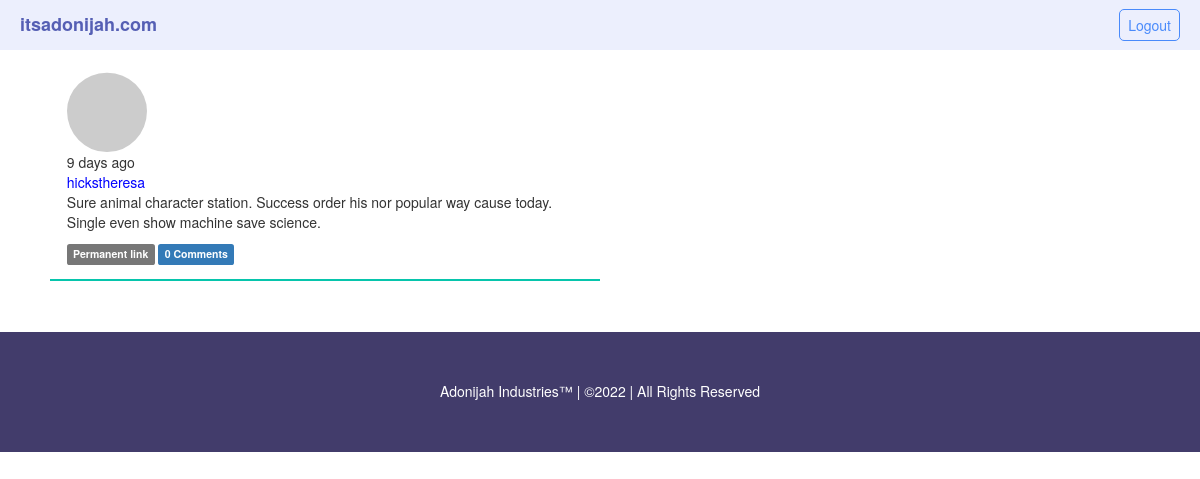
The page /post/2 (signed in) on the database its author committed.
### app/models.py (models this page shows, shortened)
class Post(db.Model):
    __tablename__='posts'
    id=db.Column(db.Integer,primary_key=True)
    body=db.Column(db.Text)
    timestamp=db.Column(db.DateTime,index=True,default=datetime.utcnow)
    body_html=db.Column(db.Text)
    author_id=db.Column(db.Integer,db.ForeignKey('users.id'))
    comments=db.relationship('Comment',backref='post',lazy='dynamic')

class User(UserMixin,db.Model):
    __tablename__='users'
    id=db.Column(db.Integer,primary_key=True,autoincrement=True)
    email=db.Column(db.String(64),unique=True,index=True)
    username=db.Column(db.String(64),unique=True,index=True)
    password_hash=db.Column(db.String(128))
    confirmed=db.Column(db.Boolean,default=False)
    name=db.Column(db.String(64))
    profile=db.Column(db.String(20),nullable=True)
    location=db.Column(db.String(64))
    about_me=db.Column(db.Text())
    member_since=db.Column(db.DateTime(),default=datetime.utcnow)
    last_seen=db.Column(db.DateTime(),default=datetime.utcnow)
    avatar_hash=db.Column(db.String(64))
    role_id=db.Column(db.Integer,db.ForeignKey('roles.id'))
    posts=db.relationship('Post',backref='author',lazy='dynamic')
    followed=db.relationship('Follow',foreign_keys=[Follow.follower_id],backref=db.backref('follower', lazy='joined'), lazy='dynamic', cascade='all, delete-orphan')
    followers = db.relationship('Follow', foreign_keys=[Follow.followed_id], backref=db.backref('followed', lazy='joined'), lazy='dynamic', cascade='all, delete-orphan')
    comments=db.relationship('Comment',backref='author',lazy='dynamic')
    @property
    def password(self):
        raise AttributeError('Password is not a readable attribute')
    def can(self,perm):
        return self.role is not None and self.role.has_permission(perm)
    def is_administrator(self):
        return self.can(Permission.ADMIN)
    def ping(self):
        self.last_seen=datetime.utcnow()
        db.session.add(self)
        db.session.commit()
    def gravatar(self,size=100,default='identicon',rating='g'):
        if request.is_secure:
            url = 'https://secure.gravatar.com/avatar'
        else:
            url = 'http://www.gravatar.com/avatar'
        hash = hashlib.md5(self.email.lower().encode('utf-8')).hexdigest()
        return '{url}/{hash}?s={size}&d={default}&r={rating}'.format(url=url, hash=hash, size=size, default=default, rating=rating)

### app/main/views.py (the view, shortened to what this page needs)
@main.route('/post/<int:id>')
def post(id):
    post=Post.query.get_or_404(id)
    form = CommentForm()
    page = request.args.get('page', 1, type=int)
    if page == -1:
        page = (post.comments.count() - 1) // current_app.config['MICROBLOG_COMMENTS_PER_PAGE'] + 1
    pagination = post.comments.order_by(Comment.timestamp.asc()).paginate(page,per_page=current_app.config['MICROBLOG_COMMENTS_PER_PAGE'], error_out=False)
    comments = pagination.items
    return render_template('post.html', posts=[post], form=form,comments=comments, pagination=pagination)

### app/main/__init__.py (called while the page is built)
@main.app_context_processor
def inject_permission():
    return dict(Permission=Permission)

### app/main/views.py (called while the page is built)
@main.after_app_request
def after_request(response):
    for query in get_debug_queries():
        if query.duration >= current_app.config['MICROBLOG_SLOW_DB_QUERY_TIME']:
            current_app.logger.warning('Slow query: %s\nParameters: %s\nDuration: %fs\nContext: %s\n'% (query.statement, query.parameters, query.duration, query.context))
    return response

@main.before_app_request
def before_request():
    if current_user.is_authenticated and not current_user.confirmed and request.blueprint !='main' and request.endpoint !='static':
        return redirect(url_for('main.unconfirmed'))

@main.before_app_request
def before_request():
    if current_user.is_authenticated:
        current_user.ping()
        if not current_user.confirmed and request.endpoint and request.blueprint !='main' and request.endpoint != 'static':
            return redirect(url_for('main.unconfirmed'))

### app/models.py (called while the page is built)
@login_manager.user_loader
def load_user(user_id):
    return User.query.get(int(user_id))

### app/templates/post.html (shortened to what this page needs)
{% extends "base.html" %}
{% block content %}
{% include '_posts.html' %}
{{super()}}
{% endblock %}

### app/templates/_posts.html (shortened to what this page needs)
<ul class="posts">
{% for post in posts %}
    <li class="post">
        <div class="profile-thumbnail">
            <a href="{{ url_for('main.user', username=post.author.username) }}"><img class="img-circle profile-thumbnail" src="{{ post.author.gravatar(size=40) }}"></a>
        </div>
        <div class="post-date">
            {{ moment(post.timestamp).fromNow() }}
        </div>
        <div class="post-author">
            <a href="{{ url_for('main.user', username=post.author.username) }}"> {{ post.author.username }}</a>
        </div>
        <div class="post-body">
            {% if post.body_html %}
                {{ post.body_html | safe }}
            {% else %}
                {{ post.body }}
            {% endif %}
            <div class="post-footer">
                <a href="{{ url_for('main.post', id=post.id) }}"><span class="label label-default">Permanent link</span></a>
                <a href="{{ url_for('main.post', id=post.id) }}#comments">
                    <span class="label label-primary">{{ post.comments.count() }} Comments</span>
                </a>
            </div>
        </div>
    </li>
{% endfor %}
</ul>

### app/static/styles/styles.css (style rules this page uses)
:root { box-sizing: border-box; }
body { font: 'Ariel', 'sans-serif'; }
ul { list-style: none; height: 100%; display: flex; align-items: center; justify-content: space-around; }
ul a { color: white; }
ul li { padding: 5px; margin-left: 10px; }
.posts { display: flex; flex-direction: column; }
.post { flex: 1; padding: 1.2em; align-items: left; border-bottom: 2px solid rgb(7, 197, 172); }
.post-author>a { color: blue !important; }
.profile-thumbnail { margin-right: -5em; padding-top: .2em; }
@media (min-width:560px) { .posts { display: flex; max-width: 50%; flex-direction: column; justify-content: left; } }
@media (min-width:560px) { .post { display: flex; flex-direction: column; justify-content: left; } }

### rows shown on the page
Post: timestamp "9 days ago", author.username "hickstheresa", body_html "Sure animal character station. Success order his nor popular way cause today. Single even show machine save science.", comments.count "0"
